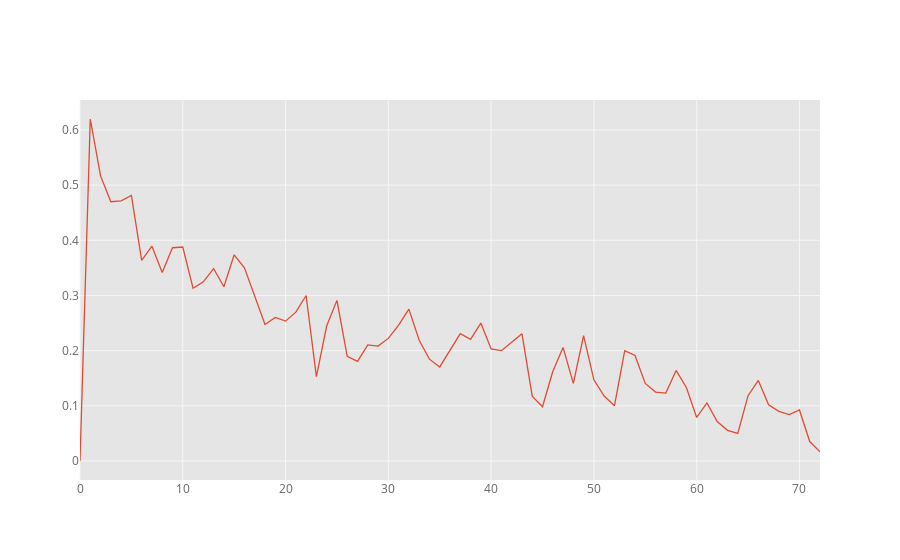

Notebook code for this chart:
### Code cell
data.iplot(kind='line', x='tenure')

### Figure 1 — Plotly figure (JSON) as saved in the notebook; plotly's stock layout.template omitted (floating-point values rounded to 4 significant figures)
{"data": [{"line": {"color": "rgba(226, 74, 51, 1.0)", "dash": "solid", "shape": "linear", "width": 1.3}, "mode": "lines", "name": "ChurnBinary", "text": "", "type": "scatter", "uid": "080f19f7-3cc4-4b3b-a023-aa1f76b845bd", "x": [0, 1, 2, 3, 4, 5, 6, 7, 8, 9, 10, 11, 12, 13, 14, 15, 16, 17, 18, 19, 20, 21, 22, 23, 24, 25, 26, 27, 28, 29, 30, 31, 32, 33, 34, 35, 36, 37, 38, 39, 40, 41, 42, 43, 44, 45, 46, 47, 48, 49, 50, 51, 52, 53, 54, 55, 56, 57, 58, 59, 60, 61, 62, 63, 64, 65, 66, 67, 68, 69, 70, 71, 72], "y": [0, 0.6199, 0.5168, 0.47, 0.4716, 0.4812, 0.3636, 0.3893, 0.3415, 0.3866, 0.3879, 0.3131, 0.3248, 0.3486, 0.3158, 0.3737, 0.35, 0.2989, 0.2474, 0.2603, 0.2535, 0.2698, 0.3, 0.1529, 0.2447, 0.2911, 0.1899, 0.1806, 0.2105, 0.2083, 0.2222, 0.2462, 0.2754, 0.2188, 0.1846, 0.1705, 0.2, 0.2308, 0.2203, 0.25, 0.2031, 0.2, 0.2154, 0.2308, 0.1176, 0.09836, 0.1622, 0.2059, 0.1406, 0.2273, 0.1471, 0.1176, 0.1, 0.2, 0.1912, 0.1406, 0.125, 0.1231, 0.1642, 0.1333, 0.07895, 0.1053, 0.07143, 0.05556, 0.05, 0.1184, 0.1461, 0.102, 0.09, 0.08421, 0.09244, 0.03529, 0.01657]}], "layout": {"legend": {"bgcolor": "#FFFFFF", "font": {"color": "#666666"}}, "paper_bgcolor": "#FFFFFF", "plot_bgcolor": "#E5E5E5", "title": {"font": {"color": "#151516"}}, "xaxis": {"gridcolor": "#F6F6F6", "showgrid": true, "tickfont": {"color": "#666666"}, "title": {"font": {"color": "#666666"}, "text": ""}, "zerolinecolor": "#F6F6F6"}, "yaxis": {"gridcolor": "#F6F6F6", "showgrid": true, "tickfont": {"color": "#666666"}, "title": {"font": {"color": "#666666"}, "text": ""}, "zerolinecolor": "#F6F6F6"}}}
